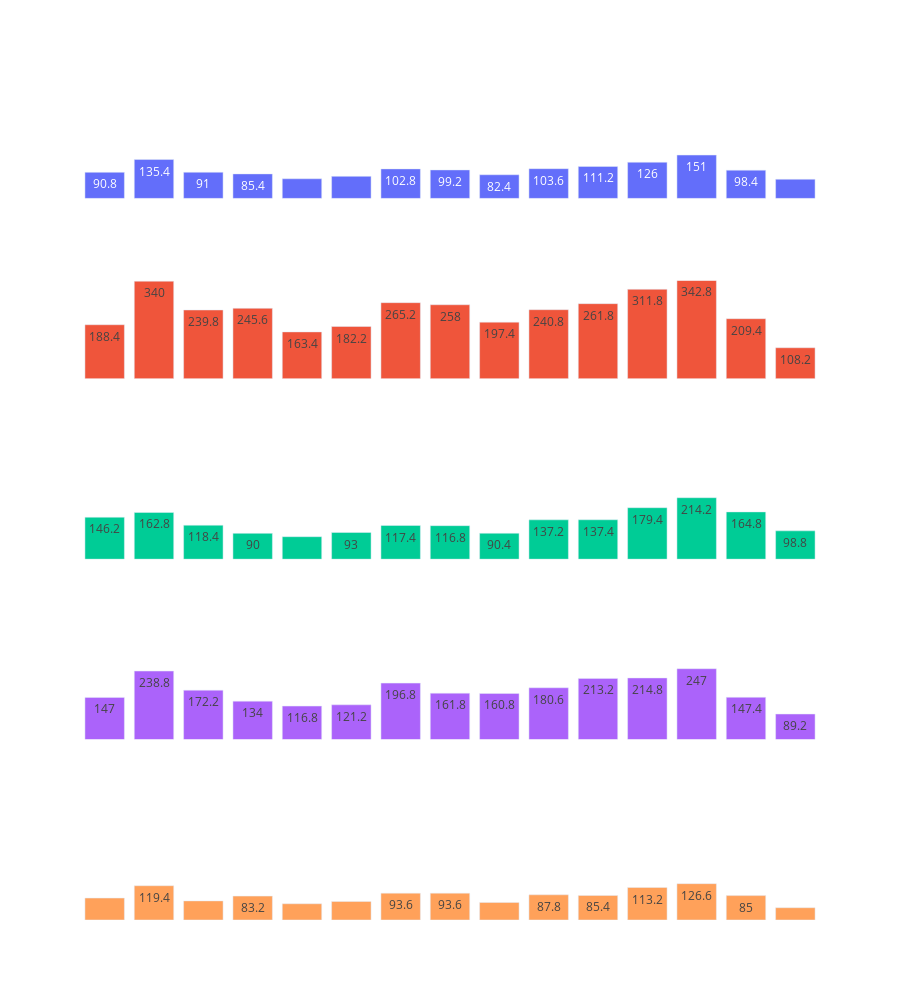

Source (notebook cell):
### Code cell
layout = dict(
    paper_bgcolor="rgba(0,0,0,0)",
    plot_bgcolor="rgba(0,0,0,0)",
    title_x=0.1,
    font=dict(color="white"),
)

fig = make_subplots(
    rows=len(locations),
    cols=1,
    subplot_titles=locations,
    shared_xaxes=True,
    shared_yaxes=True,
)

for i, location in enumerate(locations):
    df = week_overview_per_section_per_hour.query(f" location == '{location}' ")
    fig.add_trace(
        go.Bar(
            x=df.hour_of_day.values,
            y=df.customers.values,
            name=location,
            text=df.customers.values,
            textposition="auto",
        ),
        row=i + 1,
        col=1,
    )

title = "Average count of customers per location and hour of day"

y_max = week_overview_per_section_per_hour.customers.max()


fig.update_layout(
    **layout,
    title_text=title,
    height=1000,
    showlegend=False,
    # 1
    xaxis=dict(showgrid=False),
    yaxis=dict(showgrid=False, range=[0, y_max]),
    # 2
    xaxis2=dict(showgrid=False),
    yaxis2=dict(showgrid=False, range=[0, y_max]),
    # 3
    xaxis3=dict(showgrid=False),
    yaxis3=dict(showgrid=False, range=[0, y_max]),
    # 4
    xaxis4=dict(showgrid=False),
    yaxis4=dict(showgrid=False, range=[0, y_max]),
    # 5
    xaxis5=dict(showgrid=False),
    yaxis5=dict(showgrid=False, range=[0, y_max]),
)

fig.show()

### Figure 1 — Plotly figure (JSON) as saved in the notebook; plotly's stock layout.template omitted (floating-point values rounded to 4 significant figures)
{"data": [{"name": "checkout", "text": [90.8, 135.4, 91, 85.4, 68.4, 76.8, 102.8, 99.2, 82.4, 103.6, 111.2, 126, 151, 98.4, 66.6], "textposition": "auto", "type": "bar", "x": [7, 8, 9, 10, 11, 12, 13, 14, 15, 16, 17, 18, 19, 20, 21], "xaxis": "x", "y": [90.8, 135.4, 91, 85.4, 68.4, 76.8, 102.8, 99.2, 82.4, 103.6, 111.2, 126, 151, 98.4, 66.6], "yaxis": "y"}, {"name": "dairy", "text": [188.4, 340, 239.8, 245.6, 163.4, 182.2, 265.2, 258, 197.4, 240.8, 261.8, 311.8, 342.8, 209.4, 108.2], "textposition": "auto", "type": "bar", "x": [7, 8, 9, 10, 11, 12, 13, 14, 15, 16, 17, 18, 19, 20, 21], "xaxis": "x2", "y": [188.4, 340, 239.8, 245.6, 163.4, 182.2, 265.2, 258, 197.4, 240.8, 261.8, 311.8, 342.8, 209.4, 108.2], "yaxis": "y2"}, {"name": "drinks", "text": [146.2, 162.8, 118.4, 90, 78.4, 93, 117.4, 116.8, 90.4, 137.2, 137.4, 179.4, 214.2, 164.8, 98.8], "textposition": "auto", "type": "bar", "x": [7, 8, 9, 10, 11, 12, 13, 14, 15, 16, 17, 18, 19, 20, 21], "xaxis": "x3", "y": [146.2, 162.8, 118.4, 90, 78.4, 93, 117.4, 116.8, 90.4, 137.2, 137.4, 179.4, 214.2, 164.8, 98.8], "yaxis": "y3"}, {"name": "fruit", "text": [147, 238.8, 172.2, 134, 116.8, 121.2, 196.8, 161.8, 160.8, 180.6, 213.2, 214.8, 247, 147.4, 89.2], "textposition": "auto", "type": "bar", "x": [7, 8, 9, 10, 11, 12, 13, 14, 15, 16, 17, 18, 19, 20, 21], "xaxis": "x4", "y": [147, 238.8, 172.2, 134, 116.8, 121.2, 196.8, 161.8, 160.8, 180.6, 213.2, 214.8, 247, 147.4, 89.2], "yaxis": "y4"}, {"name": "spices", "text": [76.4, 119.4, 66.6, 83.2, 56.6, 64.4, 93.6, 93.6, 61, 87.8, 85.4, 113.2, 126.6, 85, 42.8], "textposition": "auto", "type": "bar", "x": [7, 8, 9, 10, 11, 12, 13, 14, 15, 16, 17, 18, 19, 20, 21], "xaxis": "x5", "y": [76.4, 119.4, 66.6, 83.2, 56.6, 64.4, 93.6, 93.6, 61, 87.8, 85.4, 113.2, 126.6, 85, 42.8], "yaxis": "y5"}], "layout": {"annotations": [{"font": {"size": 16}, "showarrow": false, "text": "checkout", "x": 0.5, "xanchor": "center", "xref": "paper", "y": 1, "yanchor": "bottom", "yref": "paper"}, {"font": {"size": 16}, "showarrow": false, "text": "dairy", "x": 0.5, "xanchor": "center", "xref": "paper", "y": 0.78, "yanchor": "bottom", "yref": "paper"}, {"font": {"size": 16}, "showarrow": false, "text": "drinks", "x": 0.5, "xanchor": "center", "xref": "paper", "y": 0.56, "yanchor": "bottom", "yref": "paper"}, {"font": {"size": 16}, "showarrow": false, "text": "fruit", "x": 0.5, "xanchor": "center", "xref": "paper", "y": 0.34, "yanchor": "bottom", "yref": "paper"}, {"font": {"size": 16}, "showarrow": false, "text": "spices", "x": 0.5, "xanchor": "center", "xref": "paper", "y": 0.12, "yanchor": "bottom", "yref": "paper"}], "font": {"color": "white"}, "height": 1000, "paper_bgcolor": "rgba(0,0,0,0)", "plot_bgcolor": "rgba(0,0,0,0)", "showlegend": false, "title": {"text": "Average count of customers per location and hour of day", "x": 0.1}, "xaxis": {"anchor": "y", "domain": [0, 1], "matches": "x5", "showgrid": false, "showticklabels": false}, "xaxis2": {"anchor": "y2", "domain": [0, 1], "matches": "x5", "showgrid": false, "showticklabels": false}, "xaxis3": {"anchor": "y3", "domain": [0, 1], "matches": "x5", "showgrid": false, "showticklabels": false}, "xaxis4": {"anchor": "y4", "domain": [0, 1], "matches": "x5", "showgrid": false, "showticklabels": false}, "xaxis5": {"anchor": "y5", "domain": [0, 1], "showgrid": false}, "yaxis": {"anchor": "x", "domain": [0.88, 1], "range": [0, 342.8], "showgrid": false}, "yaxis2": {"anchor": "x2", "domain": [0.66, 0.78], "range": [0, 342.8], "showgrid": false}, "yaxis3": {"anchor": "x3", "domain": [0.44, 0.56], "range": [0, 342.8], "showgrid": false}, "yaxis4": {"anchor": "x4", "domain": [0.22, 0.34], "range": [0, 342.8], "showgrid": false}, "yaxis5": {"anchor": "x5", "domain": [0, 0.12], "range": [0, 342.8], "showgrid": false}}}
